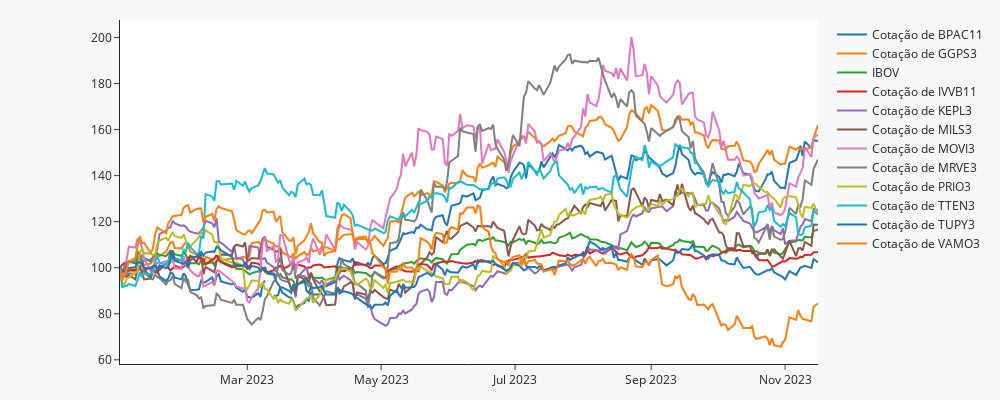

Notebook code for this chart:
### Code cell
fig = go.Figure()

fig.add_trace(go.Scatter(x=normalizado.index, y=normalizado['BPAC11.SA'], name = 'Cotação de BPAC11'))
fig.add_trace(go.Scatter(x=normalizado.index, y=normalizado['GGPS3.SA'], name = 'Cotação de GGPS3'))
fig.add_trace(go.Scatter(x=normalizado.index, y=normalizado['IBOV'], name = 'IBOV'))
fig.add_trace(go.Scatter(x=normalizado.index, y=normalizado['IVVB11.SA'], name = 'Cotação de IVVB11'))
fig.add_trace(go.Scatter(x=normalizado.index, y=normalizado['KEPL3.SA'], name = 'Cotação de KEPL3'))
fig.add_trace(go.Scatter(x=normalizado.index, y=normalizado['MILS3.SA'], name = 'Cotação de MILS3'))
fig.add_trace(go.Scatter(x=normalizado.index, y=normalizado['MOVI3.SA'], name = 'Cotação de MOVI3'))
fig.add_trace(go.Scatter(x=normalizado.index, y=normalizado['MRVE3.SA'], name = 'Cotação de MRVE3'))
fig.add_trace(go.Scatter(x=normalizado.index, y=normalizado['PRIO3.SA'], name = 'Cotação de PRIO3'))
fig.add_trace(go.Scatter(x=normalizado.index, y=normalizado['TTEN3.SA'], name = 'Cotação de TTEN3'))
fig.add_trace(go.Scatter(x=normalizado.index, y=normalizado['TUPY3.SA'], name = 'Cotação de TUPY3'))
fig.add_trace(go.Scatter(x=normalizado.index, y=normalizado['VAMO3.SA'], name = 'Cotação de VAMO3'))


fig.update_layout(xaxis_rangeslider_visible=False, margin=dict(l=120, r=20, t=20, b=20), 
                  template = 'simple_white',
                  paper_bgcolor="#f7f8fa", width=1000,height=400)

fig.show()

### Figure 1 — Plotly figure (JSON) as saved in the notebook; plotly's stock layout.template omitted (floating-point values rounded to 4 significant figures; data arrays with more than 128 entries replaced by an {"elided": "..."} marker saying what was removed)
{"data": [{"name": "Cotação de BPAC11", "type": "scatter", "x": {"elided": "219 str values"}, "y": {"elided": "219 float values"}}, {"name": "Cotação de GGPS3", "type": "scatter", "x": {"elided": "219 str values"}, "y": {"elided": "219 float values"}}, {"name": "IBOV", "type": "scatter", "x": {"elided": "219 str values"}, "y": {"elided": "219 float values"}}, {"name": "Cotação de IVVB11", "type": "scatter", "x": {"elided": "219 str values"}, "y": {"elided": "219 float values"}}, {"name": "Cotação de KEPL3", "type": "scatter", "x": {"elided": "219 str values"}, "y": {"elided": "219 float values"}}, {"name": "Cotação de MILS3", "type": "scatter", "x": {"elided": "219 str values"}, "y": {"elided": "219 float values"}}, {"name": "Cotação de MOVI3", "type": "scatter", "x": {"elided": "219 str values"}, "y": {"elided": "219 float values"}}, {"name": "Cotação de MRVE3", "type": "scatter", "x": {"elided": "219 str values"}, "y": {"elided": "219 float values"}}, {"name": "Cotação de PRIO3", "type": "scatter", "x": {"elided": "219 str values"}, "y": {"elided": "219 float values"}}, {"name": "Cotação de TTEN3", "type": "scatter", "x": {"elided": "219 str values"}, "y": {"elided": "219 float values"}}, {"name": "Cotação de TUPY3", "type": "scatter", "x": {"elided": "219 str values"}, "y": {"elided": "219 float values"}}, {"name": "Cotação de VAMO3", "type": "scatter", "x": {"elided": "219 str values"}, "y": {"elided": "219 float values"}}], "layout": {"height": 400, "margin": {"b": 20, "l": 120, "r": 20, "t": 20}, "paper_bgcolor": "#f7f8fa", "width": 1000, "xaxis": {"rangeslider": {"visible": false}}}}
